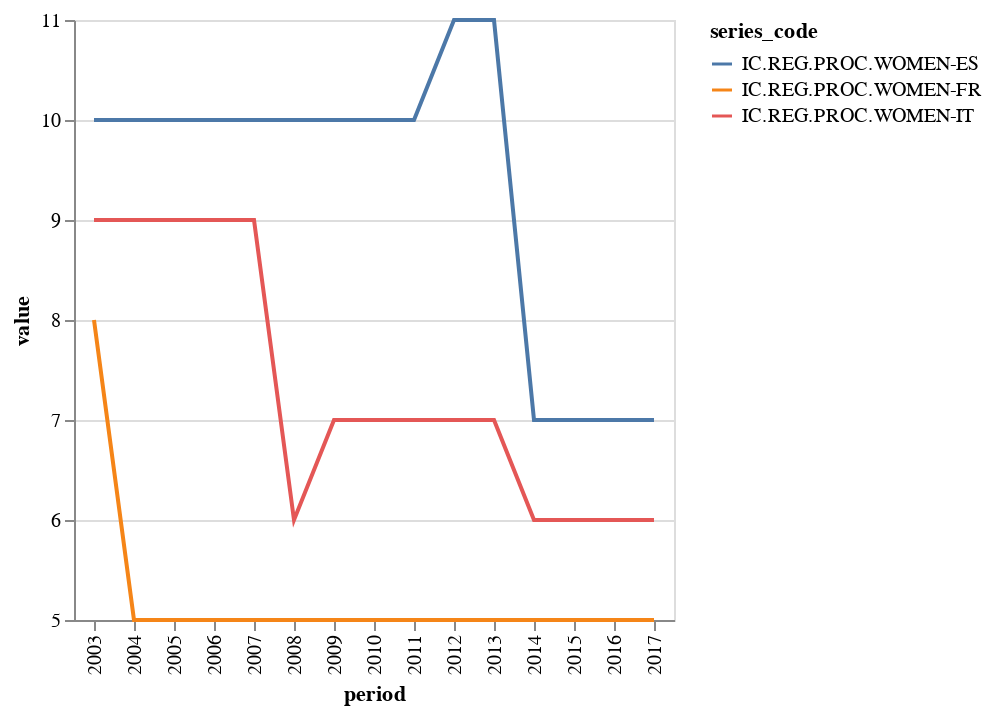

Notebook code for this chart:
### Code cell
chart = Chart(clean_dataframe(df4)).mark_line().encode(
    x='period',
    y=Y('value', scale=Scale(zero=False)),
    color='series_code',
)
chart

### Figure 1 — Vega-Lite specification as saved in the notebook (floating-point values rounded to 4 significant figures)
{"$schema": "https://vega.github.io/schema/vega-lite/v1.2.1.json", "data": {"values": [{"country": "FR", "country_label": "France", "dataset_code": "DB", "dataset_name": "Doing Business", "indicator": "IC.REG.PROC.WOMEN", "indicator_label": "Procedures required to start a business - Women (number)", "period": "2003", "provider_code": "WB", "series_code": "IC.REG.PROC.WOMEN-FR", "series_name": "Procedures required to start a business - Women (number) – France", "value": 8}, {"country": "FR", "country_label": "France", "dataset_code": "DB", "dataset_name": "Doing Business", "indicator": "IC.REG.PROC.WOMEN", "indicator_label": "Procedures required to start a business - Women (number)", "period": "2004", "provider_code": "WB", "series_code": "IC.REG.PROC.WOMEN-FR", "series_name": "Procedures required to start a business - Women (number) – France", "value": 5}, {"country": "FR", "country_label": "France", "dataset_code": "DB", "dataset_name": "Doing Business", "indicator": "IC.REG.PROC.WOMEN", "indicator_label": "Procedures required to start a business - Women (number)", "period": "2005", "provider_code": "WB", "series_code": "IC.REG.PROC.WOMEN-FR", "series_name": "Procedures required to start a business - Women (number) – France", "value": 5}, {"country": "FR", "country_label": "France", "dataset_code": "DB", "dataset_name": "Doing Business", "indicator": "IC.REG.PROC.WOMEN", "indicator_label": "Procedures required to start a business - Women (number)", "period": "2006", "provider_code": "WB", "series_code": "IC.REG.PROC.WOMEN-FR", "series_name": "Procedures required to start a business - Women (number) – France", "value": 5}, {"country": "FR", "country_label": "France", "dataset_code": "DB", "dataset_name": "Doing Business", "indicator": "IC.REG.PROC.WOMEN", "indicator_label": "Procedures required to start a business - Women (number)", "period": "2007", "provider_code": "WB", "series_code": "IC.REG.PROC.WOMEN-FR", "series_name": "Procedures required to start a business - Women (number) – France", "value": 5}, {"country": "FR", "country_label": "France", "dataset_code": "DB", "dataset_name": "Doing Business", "indicator": "IC.REG.PROC.WOMEN", "indicator_label": "Procedures required to start a business - Women (number)", "period": "2008", "provider_code": "WB", "series_code": "IC.REG.PROC.WOMEN-FR", "series_name": "Procedures required to start a business - Women (number) – France", "value": 5}, {"country": "FR", "country_label": "France", "dataset_code": "DB", "dataset_name": "Doing Business", "indicator": "IC.REG.PROC.WOMEN", "indicator_label": "Procedures required to start a business - Women (number)", "period": "2009", "provider_code": "WB", "series_code": "IC.REG.PROC.WOMEN-FR", "series_name": "Procedures required to start a business - Women (number) – France", "value": 5}, {"country": "FR", "country_label": "France", "dataset_code": "DB", "dataset_name": "Doing Business", "indicator": "IC.REG.PROC.WOMEN", "indicator_label": "Procedures required to start a business - Women (number)", "period": "2010", "provider_code": "WB", "series_code": "IC.REG.PROC.WOMEN-FR", "series_name": "Procedures required to start a business - Women (number) – France", "value": 5}, {"country": "FR", "country_label": "France", "dataset_code": "DB", "dataset_name": "Doing Business", "indicator": "IC.REG.PROC.WOMEN", "indicator_label": "Procedures required to start a business - Women (number)", "period": "2011", "provider_code": "WB", "series_code": "IC.REG.PROC.WOMEN-FR", "series_name": "Procedures required to start a business - Women (number) – France", "value": 5}, {"country": "FR", "country_label": "France", "dataset_code": "DB", "dataset_name": "Doing Business", "indicator": "IC.REG.PROC.WOMEN", "indicator_label": "Procedures required to start a business - Women (number)", "period": "2012", "provider_code": "WB", "series_code": "IC.REG.PROC.WOMEN-FR", "series_name": "Procedures required to start a business - Women (number) – France", "value": 5}, {"country": "FR", "country_label": "France", "dataset_code": "DB", "dataset_name": "Doing Business", "indicator": "IC.REG.PROC.WOMEN", "indicator_label": "Procedures required to start a business - Women (number)", "period": "2013", "provider_code": "WB", "series_code": "IC.REG.PROC.WOMEN-FR", "series_name": "Procedures required to start a business - Women (number) – France", "value": 5}, {"country": "FR", "country_label": "France", "dataset_code": "DB", "dataset_name": "Doing Business", "indicator": "IC.REG.PROC.WOMEN", "indicator_label": "Procedures required to start a business - Women (number)", "period": "2014", "provider_code": "WB", "series_code": "IC.REG.PROC.WOMEN-FR", "series_name": "Procedures required to start a business - Women (number) – France", "value": 5}, {"country": "FR", "country_label": "France", "dataset_code": "DB", "dataset_name": "Doing Business", "indicator": "IC.REG.PROC.WOMEN", "indicator_label": "Procedures required to start a business - Women (number)", "period": "2015", "provider_code": "WB", "series_code": "IC.REG.PROC.WOMEN-FR", "series_name": "Procedures required to start a business - Women (number) – France", "value": 5}, {"country": "FR", "country_label": "France", "dataset_code": "DB", "dataset_name": "Doing Business", "indicator": "IC.REG.PROC.WOMEN", "indicator_label": "Procedures required to start a business - Women (number)", "period": "2016", "provider_code": "WB", "series_code": "IC.REG.PROC.WOMEN-FR", "series_name": "Procedures required to start a business - Women (number) – France", "value": 5}, {"country": "FR", "country_label": "France", "dataset_code": "DB", "dataset_name": "Doing Business", "indicator": "IC.REG.PROC.WOMEN", "indicator_label": "Procedures required to start a business - Women (number)", "period": "2017", "provider_code": "WB", "series_code": "IC.REG.PROC.WOMEN-FR", "series_name": "Procedures required to start a business - Women (number) – France", "value": 5}, {"country": "IT", "country_label": "Italy", "dataset_code": "DB", "dataset_name": "Doing Business", "indicator": "IC.REG.PROC.WOMEN", "indicator_label": "Procedures required to start a business - Women (number)", "period": "2003", "provider_code": "WB", "series_code": "IC.REG.PROC.WOMEN-IT", "series_name": "Procedures required to start a business - Women (number) – Italy", "value": 9}, {"country": "IT", "country_label": "Italy", "dataset_code": "DB", "dataset_name": "Doing Business", "indicator": "IC.REG.PROC.WOMEN", "indicator_label": "Procedures required to start a business - Women (number)", "period": "2004", "provider_code": "WB", "series_code": "IC.REG.PROC.WOMEN-IT", "series_name": "Procedures required to start a business - Women (number) – Italy", "value": 9}, {"country": "IT", "country_label": "Italy", "dataset_code": "DB", "dataset_name": "Doing Business", "indicator": "IC.REG.PROC.WOMEN", "indicator_label": "Procedures required to start a business - Women (number)", "period": "2005", "provider_code": "WB", "series_code": "IC.REG.PROC.WOMEN-IT", "series_name": "Procedures required to start a business - Women (number) – Italy", "value": 9}, {"country": "IT", "country_label": "Italy", "dataset_code": "DB", "dataset_name": "Doing Business", "indicator": "IC.REG.PROC.WOMEN", "indicator_label": "Procedures required to start a business - Women (number)", "period": "2006", "provider_code": "WB", "series_code": "IC.REG.PROC.WOMEN-IT", "series_name": "Procedures required to start a business - Women (number) – Italy", "value": 9}, {"country": "IT", "country_label": "Italy", "dataset_code": "DB", "dataset_name": "Doing Business", "indicator": "IC.REG.PROC.WOMEN", "indicator_label": "Procedures required to start a business - Women (number)", "period": "2007", "provider_code": "WB", "series_code": "IC.REG.PROC.WOMEN-IT", "series_name": "Procedures required to start a business - Women (number) – Italy", "value": 9}, {"country": "IT", "country_label": "Italy", "dataset_code": "DB", "dataset_name": "Doing Business", "indicator": "IC.REG.PROC.WOMEN", "indicator_label": "Procedures required to start a business - Women (number)", "period": "2008", "provider_code": "WB", "series_code": "IC.REG.PROC.WOMEN-IT", "series_name": "Procedures required to start a business - Women (number) – Italy", "value": 6}, {"country": "IT", "country_label": "Italy", "dataset_code": "DB", "dataset_name": "Doing Business", "indicator": "IC.REG.PROC.WOMEN", "indicator_label": "Procedures required to start a business - Women (number)", "period": "2009", "provider_code": "WB", "series_code": "IC.REG.PROC.WOMEN-IT", "series_name": "Procedures required to start a business - Women (number) – Italy", "value": 7}, {"country": "IT", "country_label": "Italy", "dataset_code": "DB", "dataset_name": "Doing Business", "indicator": "IC.REG.PROC.WOMEN", "indicator_label": "Procedures required to start a business - Women (number)", "period": "2010", "provider_code": "WB", "series_code": "IC.REG.PROC.WOMEN-IT", "series_name": "Procedures required to start a business - Women (number) – Italy", "value": 7}, {"country": "IT", "country_label": "Italy", "dataset_code": "DB", "dataset_name": "Doing Business", "indicator": "IC.REG.PROC.WOMEN", "indicator_label": "Procedures required to start a business - Women (number)", "period": "2011", "provider_code": "WB", "series_code": "IC.REG.PROC.WOMEN-IT", "series_name": "Procedures required to start a business - Women (number) – Italy", "value": 7}, {"country": "IT", "country_label": "Italy", "dataset_code": "DB", "dataset_name": "Doing Business", "indicator": "IC.REG.PROC.WOMEN", "indicator_label": "Procedures required to start a business - Women (number)", "period": "2012", "provider_code": "WB", "series_code": "IC.REG.PROC.WOMEN-IT", "series_name": "Procedures required to start a business - Women (number) – Italy", "value": 7}, {"country": "IT", "country_label": "Italy", "dataset_code": "DB", "dataset_name": "Doing Business", "indicator": "IC.REG.PROC.WOMEN", "indicator_label": "Procedures required to start a business - Women (number)", "period": "2013", "provider_code": "WB", "series_code": "IC.REG.PROC.WOMEN-IT", "series_name": "Procedures required to start a business - Women (number) – Italy", "value": 7}, {"country": "IT", "country_label": "Italy", "dataset_code": "DB", "dataset_name": "Doing Business", "indicator": "IC.REG.PROC.WOMEN", "indicator_label": "Procedures required to start a business - Women (number)", "period": "2014", "provider_code": "WB", "series_code": "IC.REG.PROC.WOMEN-IT", "series_name": "Procedures required to start a business - Women (number) – Italy", "value": 6}, {"country": "IT", "country_label": "Italy", "dataset_code": "DB", "dataset_name": "Doing Business", "indicator": "IC.REG.PROC.WOMEN", "indicator_label": "Procedures required to start a business - Women (number)", "period": "2015", "provider_code": "WB", "series_code": "IC.REG.PROC.WOMEN-IT", "series_name": "Procedures required to start a business - Women (number) – Italy", "value": 6}, {"country": "IT", "country_label": "Italy", "dataset_code": "DB", "dataset_name": "Doing Business", "indicator": "IC.REG.PROC.WOMEN", "indicator_label": "Procedures required to start a business - Women (number)", "period": "2016", "provider_code": "WB", "series_code": "IC.REG.PROC.WOMEN-IT", "series_name": "Procedures required to start a business - Women (number) – Italy", "value": 6}, {"country": "IT", "country_label": "Italy", "dataset_code": "DB", "dataset_name": "Doing Business", "indicator": "IC.REG.PROC.WOMEN", "indicator_label": "Procedures required to start a business - Women (number)", "period": "2017", "provider_code": "WB", "series_code": "IC.REG.PROC.WOMEN-IT", "series_name": "Procedures required to start a business - Women (number) – Italy", "value": 6}, {"country": "ES", "country_label": "Spain", "dataset_code": "DB", "dataset_name": "Doing Business", "indicator": "IC.REG.PROC.WOMEN", "indicator_label": "Procedures required to start a business - Women (number)", "period": "2003", "provider_code": "WB", "series_code": "IC.REG.PROC.WOMEN-ES", "series_name": "Procedures required to start a business - Women (number) – Spain", "value": 10}, {"country": "ES", "country_label": "Spain", "dataset_code": "DB", "dataset_name": "Doing Business", "indicator": "IC.REG.PROC.WOMEN", "indicator_label": "Procedures required to start a business - Women (number)", "period": "2004", "provider_code": "WB", "series_code": "IC.REG.PROC.WOMEN-ES", "series_name": "Procedures required to start a business - Women (number) – Spain", "value": 10}, {"country": "ES", "country_label": "Spain", "dataset_code": "DB", "dataset_name": "Doing Business", "indicator": "IC.REG.PROC.WOMEN", "indicator_label": "Procedures required to start a business - Women (number)", "period": "2005", "provider_code": "WB", "series_code": "IC.REG.PROC.WOMEN-ES", "series_name": "Procedures required to start a business - Women (number) – Spain", "value": 10}, {"country": "ES", "country_label": "Spain", "dataset_code": "DB", "dataset_name": "Doing Business", "indicator": "IC.REG.PROC.WOMEN", "indicator_label": "Procedures required to start a business - Women (number)", "period": "2006", "provider_code": "WB", "series_code": "IC.REG.PROC.WOMEN-ES", "series_name": "Procedures required to start a business - Women (number) – Spain", "value": 10}, {"country": "ES", "country_label": "Spain", "dataset_code": "DB", "dataset_name": "Doing Business", "indicator": "IC.REG.PROC.WOMEN", "indicator_label": "Procedures required to start a business - Women (number)", "period": "2007", "provider_code": "WB", "series_code": "IC.REG.PROC.WOMEN-ES", "series_name": "Procedures required to start a business - Women (number) – Spain", "value": 10}, {"country": "ES", "country_label": "Spain", "dataset_code": "DB", "dataset_name": "Doing Business", "indicator": "IC.REG.PROC.WOMEN", "indicator_label": "Procedures required to start a business - Women (number)", "period": "2008", "provider_code": "WB", "series_code": "IC.REG.PROC.WOMEN-ES", "series_name": "Procedures required to start a business - Women (number) – Spain", "value": 10}, {"country": "ES", "country_label": "Spain", "dataset_code": "DB", "dataset_name": "Doing Business", "indicator": "IC.REG.PROC.WOMEN", "indicator_label": "Procedures required to start a business - Women (number)", "period": "2009", "provider_code": "WB", "series_code": "IC.REG.PROC.WOMEN-ES", "series_name": "Procedures required to start a business - Women (number) – Spain", "value": 10}, {"country": "ES", "country_label": "Spain", "dataset_code": "DB", "dataset_name": "Doing Business", "indicator": "IC.REG.PROC.WOMEN", "indicator_label": "Procedures required to start a business - Women (number)", "period": "2010", "provider_code": "WB", "series_code": "IC.REG.PROC.WOMEN-ES", "series_name": "Procedures required to start a business - Women (number) – Spain", "value": 10}, {"country": "ES", "country_label": "Spain", "dataset_code": "DB", "dataset_name": "Doing Business", "indicator": "IC.REG.PROC.WOMEN", "indicator_label": "Procedures required to start a business - Women (number)", "period": "2011", "provider_code": "WB", "series_code": "IC.REG.PROC.WOMEN-ES", "series_name": "Procedures required to start a business - Women (number) – Spain", "value": 10}, {"country": "ES", "country_label": "Spain", "dataset_code": "DB", "dataset_name": "Doing Business", "indicator": "IC.REG.PROC.WOMEN", "indicator_label": "Procedures required to start a business - Women (number)", "period": "2012", "provider_code": "WB", "series_code": "IC.REG.PROC.WOMEN-ES", "series_name": "Procedures required to start a business - Women (number) – Spain", "value": 11}, {"country": "ES", "country_label": "Spain", "dataset_code": "DB", "dataset_name": "Doing Business", "indicator": "IC.REG.PROC.WOMEN", "indicator_label": "Procedures required to start a business - Women (number)", "period": "2013", "provider_code": "WB", "series_code": "IC.REG.PROC.WOMEN-ES", "series_name": "Procedures required to start a business - Women (number) – Spain", "value": 11}, {"country": "ES", "country_label": "Spain", "dataset_code": "DB", "dataset_name": "Doing Business", "indicator": "IC.REG.PROC.WOMEN", "indicator_label": "Procedures required to start a business - Women (number)", "period": "2014", "provider_code": "WB", "series_code": "IC.REG.PROC.WOMEN-ES", "series_name": "Procedures required to start a business - Women (number) – Spain", "value": 7}, {"country": "ES", "country_label": "Spain", "dataset_code": "DB", "dataset_name": "Doing Business", "indicator": "IC.REG.PROC.WOMEN", "indicator_label": "Procedures required to start a business - Women (number)", "period": "2015", "provider_code": "WB", "series_code": "IC.REG.PROC.WOMEN-ES", "series_name": "Procedures required to start a business - Women (number) – Spain", "value": 7}, {"country": "ES", "country_label": "Spain", "dataset_code": "DB", "dataset_name": "Doing Business", "indicator": "IC.REG.PROC.WOMEN", "indicator_label": "Procedures required to start a business - Women (number)", "period": "2016", "provider_code": "WB", "series_code": "IC.REG.PROC.WOMEN-ES", "series_name": "Procedures required to start a business - Women (number) – Spain", "value": 7}, {"country": "ES", "country_label": "Spain", "dataset_code": "DB", "dataset_name": "Doing Business", "indicator": "IC.REG.PROC.WOMEN", "indicator_label": "Procedures required to start a business - Women (number)", "period": "2017", "provider_code": "WB", "series_code": "IC.REG.PROC.WOMEN-ES", "series_name": "Procedures required to start a business - Women (number) – Spain", "value": 7}]}, "encoding": {"color": {"field": "series_code", "type": "nominal"}, "x": {"field": "period", "type": "nominal"}, "y": {"field": "value", "scale": {"zero": false}, "type": "quantitative"}}, "mark": "line"}
